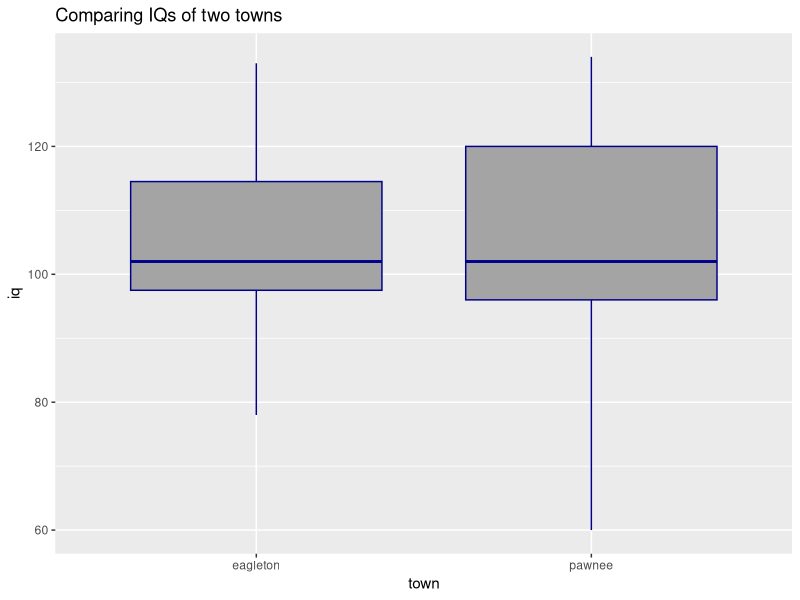
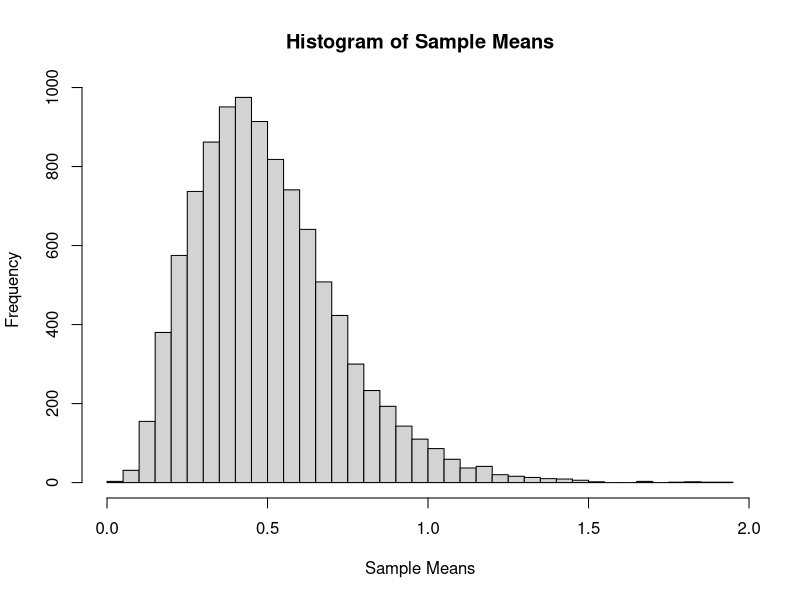
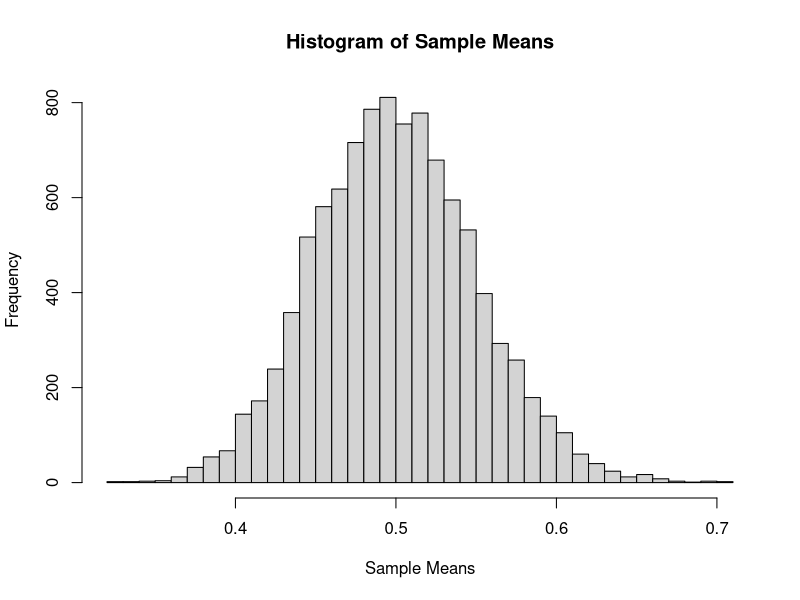
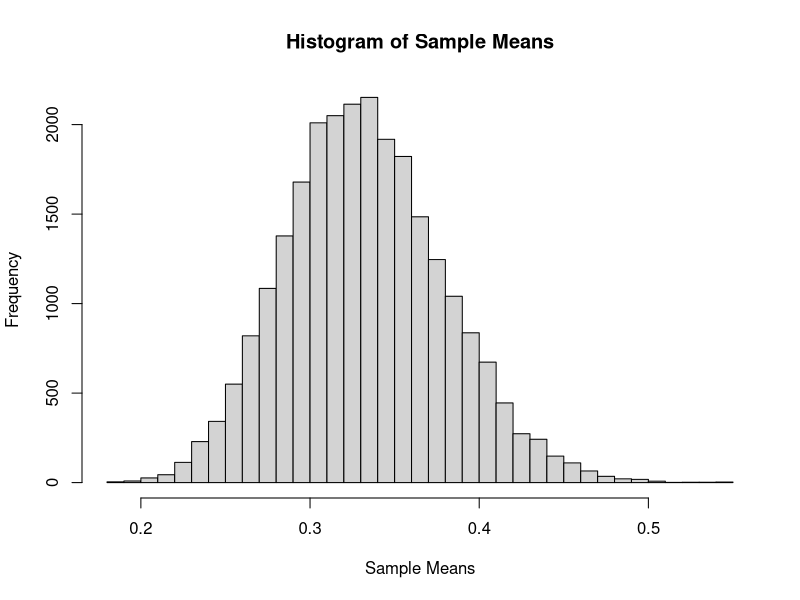
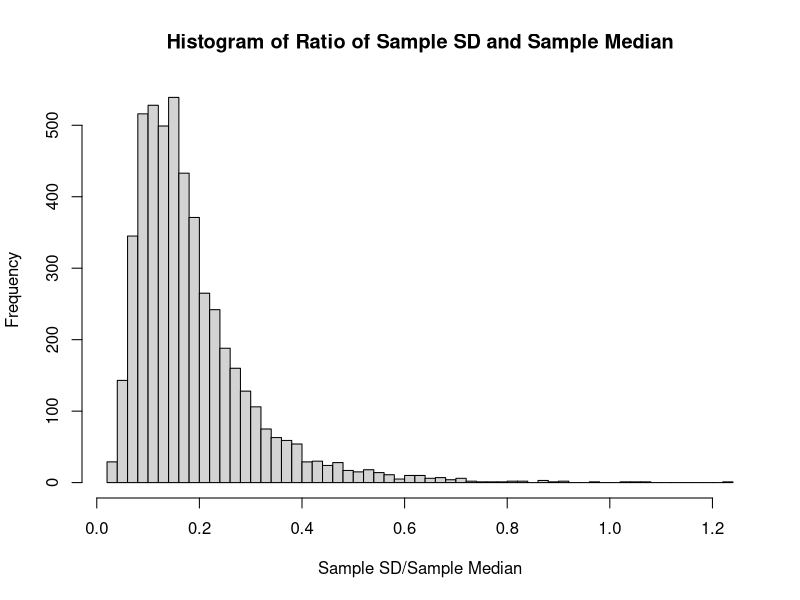
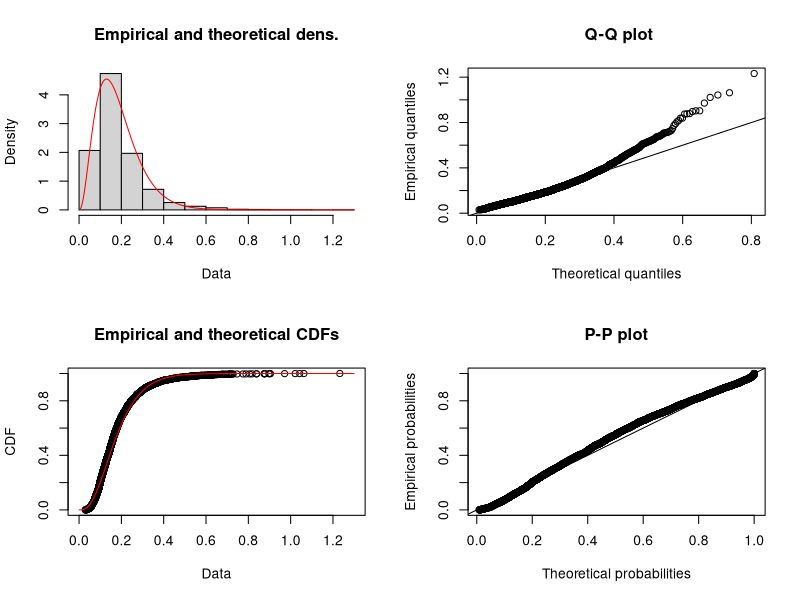

Write R code to recreate these figures, in order.
## ---- chunk 1
knitr::opts_chunk$set(echo = TRUE)
## ---- chunk 2
a = 1:10
b = 10:1
c = rep(1, times = 10)
d = 2 ^ (1:10)
## ---- chunk 3
sum_of_squares = function(x){
  ssq = as.numeric(crossprod(x))
}
## ---- chunk 4
print(sum_of_squares(x = a))

print(sum_of_squares(x = c(c, d)))
## ---- chunk 5
sum_of_power = function(x,p=2){
  sp = sum(x^p)
}
## ---- chunk 6
print(sum_of_power(x = a))

print(sum_of_power(x = a, p = 3))

print(sum_of_power(x = a, p = a))

print(sum_of_power(x = a, p = c(1, 2)))
## ---- chunk 7
rms_diff = function(x,y){
  rms = sum((x-y)^2)
}
## ---- chunk 8
print(rms_diff(x = a, y = b))

print(rms_diff(x = d, y = c))

print(rms_diff(x = d, y = 1))

print(rms_diff(x = a, y = 0) ^ 2 * length(a))
## ---- chunk 9
intelligence <- read.csv("intelligence.csv")
## ---- chunk 10

library(ggplot2)

ggplot(intelligence, aes(x=town, y=iq)) + geom_boxplot(fill='#A4A4A4', color="darkblue") + ggtitle("Comparing IQs of two towns") 


## ---- chunk 11
pawnee = intelligence[intelligence$town=="pawnee",1]
eagleton = intelligence[intelligence$town=="eagleton",1]
res = t.test(eagleton, pawnee, alternative = c("greater"), var.equal = TRUE)
res$p.value
## ---- chunk 12

res2 = t.test(eagleton, pawnee, alternative = c("two.sided"), var.equal = TRUE)
res2$p.value
## ---- chunk 13
do_t_test = function(x,mu=0){
  x_bar = mean(x)
  s = sd(x) 
  mu_0 = mu
  n= length(x)
  t = (x_bar - mu_0) / (s / sqrt(n))
  pval = 2*pt(t,df=n-1)
  c(t, pval)
}

## ---- chunk 14
make_decision = function(pval,alpha){
  ifelse(pval>=alpha,"Fail to Reject","Reject")
}

## ---- chunk 15
set.seed(42)
y = rnorm(25, 1.4, 1)
pval = do_t_test(y, mu = 2)[2]
pval
make_decision(pval, alpha = 0.10)
## ---- chunk 16
birthday = 18760613
set.seed(birthday)
## ---- chunk 17

x = data.frame(rep(0,10000))
x_bars = apply(x, 1, function(x) mean(rexp(5,2)))


x_bar_hist = hist(x_bars, breaks = 50, 
                  main = "Histogram of Sample Means",
                  xlab = "Sample Means")

## ---- chunk 18

x = data.frame(rep(0,10000))
x_bars = apply(x, 1, function(x) mean(rexp(100,2)))


x_bar_hist = hist(x_bars, breaks = 50, 
                  main = "Histogram of Sample Means",
                  xlab = "Sample Means")

## ---- chunk 19
sim_xbars_exp = function(no_of_iter, sample_size, rate_param){
  x = data.frame(rep(0,no_of_iter))
  apply(x, 1, function(x) mean(rexp(sample_size,rate_param)))
}


x_bar_hist = hist(sim_xbars_exp(25000,50,3), breaks = 50, 
                  main = "Histogram of Sample Means",
                  xlab = "Sample Means")

## ---- chunk 20
birthday = 18760613
set.seed(birthday)

x = data.frame(rep(0,5000))
x_bars = apply(x, 1, function(x) sd(rexp(10,2)))
y_bars = apply(x, 1, function(x) median(rpois(5,3)))
z_bars = x_bars/y_bars
z_bar_hist = hist(z_bars, breaks = 50, 
                  main = "Histogram of Ratio of Sample SD and Sample Median",
                  xlab = "Sample SD/Sample Median")


## ---- chunk 21
library("fitdistrplus")
## Remove Inf from z_bars
z_bars_1 = z_bars[z_bars!=Inf]
fit.gamma = fitdist(z_bars_1, "gamma")
fit.gamma
plot(fit.gamma)
gofstat(fit.gamma)
